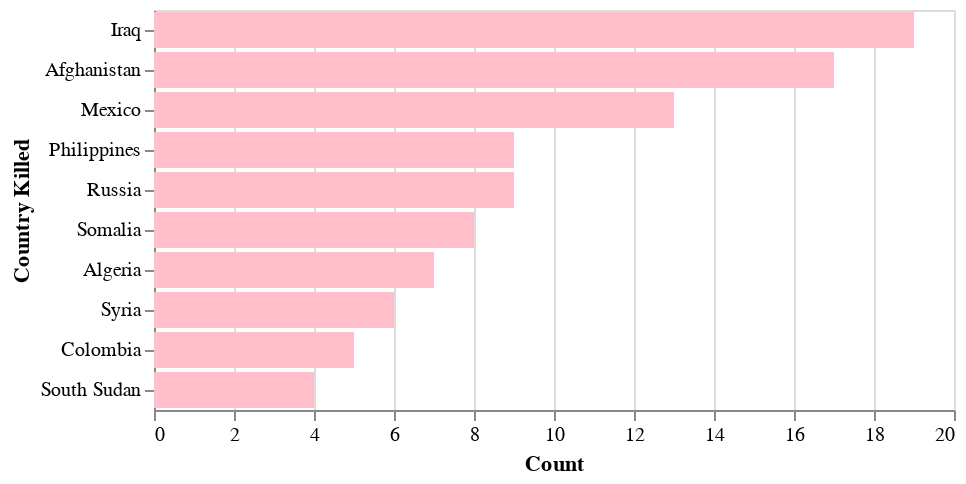

Notebook code cell kept with this figure:
### Code cell
women_killed = alt.Chart(top_w).mark_bar(color='pink').encode(
    x='Count',
    y=alt.Y('Country Killed:N', sort='-x'),
)
women_killed

### Figure 1 — Vega-Lite specification as saved in the notebook (floating-point values rounded to 4 significant figures)
{"config": {"view": {"continuousWidth": 400, "continuousHeight": 300}}, "data": {"name": "data-859c65cb74fc83d837e669e6552a96a5"}, "mark": {"type": "bar", "color": "pink"}, "encoding": {"x": {"field": "Count", "type": "quantitative"}, "y": {"field": "Country Killed", "sort": "-x", "type": "nominal"}}, "$schema": "https://vega.github.io/schema/vega-lite/v4.17.0.json", "datasets": {"data-859c65cb74fc83d837e669e6552a96a5": [{"Country Killed": "Iraq", "Sex": "Female", "lat": 33.05, "lng": 43.4, "Count": 19}, {"Country Killed": "Afghanistan", "Sex": "Female", "lat": 33.84, "lng": 66.03, "Count": 17}, {"Country Killed": "Mexico", "Sex": "Female", "lat": 23.95, "lng": -102.5, "Count": 13}, {"Country Killed": "Philippines", "Sex": "Female", "lat": 11.54, "lng": 122.8, "Count": 9}, {"Country Killed": "Russia", "Sex": "Female", "lat": 61.99, "lng": 96.67, "Count": 9}, {"Country Killed": "Somalia", "Sex": "Female", "lat": 5.786, "lng": 47.33, "Count": 8}, {"Country Killed": "Algeria", "Sex": "Female", "lat": 28.16, "lng": 2.632, "Count": 7}, {"Country Killed": "Syria", "Sex": "Female", "lat": 35.01, "lng": 38.51, "Count": 6}, {"Country Killed": "Colombia", "Sex": "Female", "lat": 3.065, "lng": -73.13, "Count": 5}, {"Country Killed": "South Sudan", "Sex": "Female", "lat": 7.265, "lng": 30.05, "Count": 4}]}}
